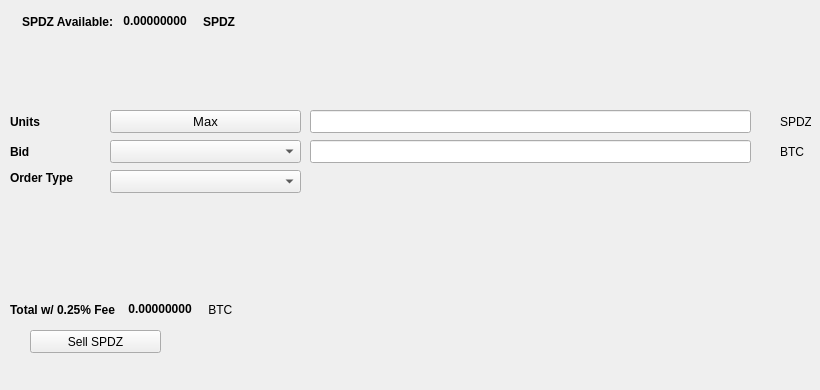
   <widget class="QWidget" name="SellTab">
    <attribute name="title">
     <string>Sell</string>
    </attribute>
    <widget class="QLabel" name="label_16">
     <property name="geometry">
      <rect>
       <x>780</x>
       <y>140</y>
       <width>31</width>
       <height>23</height>
      </rect>
     </property>
     <property name="text">
      <string>BTC</string>
     </property>
    </widget>
    <widget class="QComboBox" name="SellBidcomboBox">
     <property name="geometry">
      <rect>
       <x>110</x>
       <y>140</y>
       <width>191</width>
       <height>23</height>
      </rect>
     </property>
     <property name="font">
      <font>
       <pointsize>10</pointsize>
      </font>
     </property>
    </widget>
    <widget class="QLabel" name="label_18">
     <property name="geometry">
      <rect>
       <x>10</x>
       <y>110</y>
       <width>46</width>
       <height>23</height>
      </rect>
     </property>
     <property name="font">
      <font>
       <weight>75</weight>
       <bold>true</bold>
      </font>
     </property>
     <property name="text">
      <string>Units</string>
     </property>
    </widget>
    <widget class="QPushButton" name="Sell_Max_Amount">
     <property name="geometry">
      <rect>
       <x>110</x>
       <y>110</y>
       <width>191</width>
       <height>23</height>
      </rect>
     </property>
     <property name="font">
      <font>
       <pointsize>10</pointsize>
      </font>
     </property>
     <property name="text">
      <string>Max</string>
     </property>
    </widget>
    <widget class="QLabel" name="label_20">
     <property name="geometry">
      <rect>
       <x>10</x>
       <y>170</y>
       <width>91</width>
       <height>16</height>
      </rect>
     </property>
     <property name="font">
      <font>
       <weight>75</weight>
       <bold>true</bold>
      </font>
     </property>
     <property name="text">
      <string>Order Type</string>
     </property>
    </widget>
    <widget class="QComboBox" name="SellOrdertypeCombo">
     <property name="geometry">
      <rect>
       <x>110</x>
       <y>170</y>
       <width>191</width>
       <height>23</height>
      </rect>
     </property>
     <property name="font">
      <font>
       <pointsize>10</pointsize>
      </font>
     </property>
    </widget>
    <widget class="QLabel" name="label_21">
     <property name="geometry">
      <rect>
       <x>10</x>
       <y>140</y>
       <width>46</width>
       <height>23</height>
      </rect>
     </property>
     <property name="font">
      <font>
       <weight>75</weight>
       <bold>true</bold>
      </font>
     </property>
     <property name="text">
      <string>Bid</string>
     </property>
    </widget>
    <widget class="QLabel" name="label_22">
     <property name="geometry">
      <rect>
       <x>780</x>
       <y>110</y>
       <width>31</width>
       <height>23</height>
      </rect>
     </property>
     <property name="text">
      <string>SPDZ</string>
     </property>
    </widget>
    <widget class="QLineEdit" name="UnitsInputSPDZ">
     <property name="geometry">
      <rect>
       <x>310</x>
       <y>110</y>
       <width>441</width>
       <height>23</height>
      </rect>
     </property>
     <property name="font">
      <font>
       <pointsize>9</pointsize>
       <weight>75</weight>
       <bold>true</bold>
      </font>
     </property>
    </widget>
    <widget class="QLineEdit" name="SellBidPriceEdit">
     <property name="geometry">
      <rect>
       <x>310</x>
       <y>140</y>
       <width>441</width>
       <height>23</height>
      </rect>
     </property>
     <property name="font">
      <font>
       <pointsize>9</pointsize>
       <weight>75</weight>
       <bold>true</bold>
      </font>
     </property>
    </widget>
    <widget class="QPushButton" name="SellSPDZBTN">
     <property name="geometry">
      <rect>
       <x>30</x>
       <y>330</y>
       <width>131</width>
       <height>23</height>
      </rect>
     </property>
     <property name="text">
      <string>Sell SPDZ</string>
     </property>
     <property name="icon">
      <iconset resource="../SPDZ">
       <normaloff>:/icons/bitcoin</normaloff>:/icons/bitcoin</iconset>
     </property>
    </widget>
    <widget class="QWidget" name="layoutWidget3">
     <property name="geometry">
      <rect>
       <x>22</x>
       <y>12</y>
       <width>258</width>
       <height>19</height>
      </rect>
     </property>
     <layout class="QHBoxLayout" name="horizontalLayout">
      <item>
       <widget class="QLabel" name="label232_2">
        <property name="font">
         <font>
          <weight>75</weight>
          <bold>true</bold>
         </font>
        </property>
        <property name="text">
         <string>SPDZ Available:</string>
        </property>
       </widget>
      </item>
      <item>
       <widget class="QLabel" name="SPDZAvailableLabel">
        <property name="palette">
         <palette>
          <active>
           <colorrole role="WindowText">
            <brush brushstyle="SolidPattern">
             <color alpha="255">
              <red>0</red>
              <green>0</green>
              <blue>0</blue>
             </color>
            </brush>
           </colorrole>
           <colorrole role="Button">
            <brush brushstyle="SolidPattern">
             <color alpha="255">
              <red>0</red>
              <green>170</green>
              <blue>0</blue>
             </color>
            </brush>
           </colorrole>
           <colorrole role="Light">
            <brush brushstyle="SolidPattern">
             <color alpha="255">
              <red>0</red>
              <green>255</green>
              <blue>0</blue>
             </color>
            </brush>
           </colorrole>
           <colorrole role="Midlight">
            <brush brushstyle="SolidPattern">
             <color alpha="255">
              <red>0</red>
              <green>212</green>
              <blue>0</blue>
             </color>
            </brush>
           </colorrole>
           <colorrole role="Dark">
            <brush brushstyle="SolidPattern">
             <color alpha="255">
              <red>0</red>
              <green>85</green>
              <blue>0</blue>
             </color>
            </brush>
           </colorrole>
           <colorrole role="Mid">
            <brush brushstyle="SolidPattern">
             <color alpha="255">
              <red>0</red>
              <green>113</green>
              <blue>0</blue>
             </color>
            </brush>
           </colorrole>
           <colorrole role="Text">
            <brush brushstyle="SolidPattern">
             <color alpha="255">
              <red>0</red>
              <green>170</green>
              <blue>0</blue>
             </color>
            </brush>
           </colorrole>
           <colorrole role="BrightText">
            <brush brushstyle="SolidPattern">
             <color alpha="255">
              <red>255</red>
              <green>255</green>
              <blue>255</blue>
             </color>
            </brush>
           </colorrole>
           <colorrole role="ButtonText">
            <brush brushstyle="SolidPattern">
             <color alpha="255">
              <red>0</red>
              <green>0</green>
              <blue>0</blue>
             </color>
            </brush>
           </colorrole>
           <colorrole role="Base">
            <brush brushstyle="SolidPattern">
             <color alpha="255">
              <red>255</red>
              <green>255</green>
              <blue>255</blue>
             </color>
            </brush>
           </colorrole>
           <colorrole role="Window">
            <brush brushstyle="SolidPattern">
             <color alpha="255">
              <red>0</red>
              <green>170</green>
              <blue>0</blue>
             </color>
            </brush>
           </colorrole>
           <colorrole role="Shadow">
            <brush brushstyle="SolidPattern">
             <color alpha="255">
              <red>0</red>
              <green>0</green>
              <blue>0</blue>
             </color>
            </brush>
           </colorrole>
           <colorrole role="AlternateBase">
            <brush brushstyle="SolidPattern">
             <color alpha="255">
              <red>127</red>
              <green>212</green>
              <blue>127</blue>
             </color>
            </brush>
           </colorrole>
           <colorrole role="ToolTipBase">
            <brush brushstyle="SolidPattern">
             <color alpha="255">
              <red>255</red>
              <green>255</green>
              <blue>220</blue>
             </color>
            </brush>
           </colorrole>
           <colorrole role="ToolTipText">
            <brush brushstyle="SolidPattern">
             <color alpha="255">
              <red>0</red>
              <green>0</green>
              <blue>0</blue>
             </color>
            </brush>
           </colorrole>
          </active>
          <inactive>
           <colorrole role="WindowText">
            <brush brushstyle="SolidPattern">
             <color alpha="255">
              <red>0</red>
              <green>0</green>
              <blue>0</blue>
             </color>
            </brush>
           </colorrole>
           <colorrole role="Button">
            <brush brushstyle="SolidPattern">
             <color alpha="255">
              <red>0</red>
              <green>170</green>
              <blue>0</blue>
             </color>
            </brush>
           </colorrole>
           <colorrole role="Light">
            <brush brushstyle="SolidPattern">
             <color alpha="255">
              <red>0</red>
              <green>255</green>
              <blue>0</blue>
             </color>
            </brush>
           </colorrole>
           <colorrole role="Midlight">
            <brush brushstyle="SolidPattern">
             <color alpha="255">
              <red>0</red>
              <green>212</green>
              <blue>0</blue>
             </color>
            </brush>
           </colorrole>
           <colorrole role="Dark">
            <brush brushstyle="SolidPattern">
             <color alpha="255">
              <red>0</red>
              <green>85</green>
              <blue>0</blue>
             </color>
            </brush>
           </colorrole>
           <colorrole role="Mid">
            <brush brushstyle="SolidPattern">
             <color alpha="255">
              <red>0</red>
              <green>113</green>
              <blue>0</blue>
             </color>
            </brush>
           </colorrole>
           <colorrole role="Text">
            <brush brushstyle="SolidPattern">
             <color alpha="255">
              <red>0</red>
              <green>170</green>
              <blue>0</blue>
             </color>
            </brush>
           </colorrole>
           <colorrole role="BrightText">
            <brush brushstyle="SolidPattern">
             <color alpha="255">
              <red>255</red>
              <green>255</green>
              <blue>255</blue>
             </color>
            </brush>
           </colorrole>
           <colorrole role="ButtonText">
            <brush brushstyle="SolidPattern">
             <color alpha="255">
              <red>0</red>
              <green>0</green>
              <blue>0</blue>
             </color>
            </brush>
           </colorrole>
           <colorrole role="Base">
            <brush brushstyle="SolidPattern">
             <color alpha="255">
              <red>255</red>
              <green>255</green>
              <blue>255</blue>
             </color>
            </brush>
           </colorrole>
           <colorrole role="Window">
            <brush brushstyle="SolidPattern">
             <color alpha="255">
              <red>0</red>
              <green>170</green>
              <blue>0</blue>
             </color>
            </brush>
           </colorrole>
           <colorrole role="Shadow">
            <brush brushstyle="SolidPattern">
             <color alpha="255">
              <red>0</red>
              <green>0</green>
              <blue>0</blue>
             </color>
            </brush>
           </colorrole>
           <colorrole role="AlternateBase">
            <brush brushstyle="SolidPattern">
             <color alpha="255">
              <red>127</red>
              <green>212</green>
              <blue>127</blue>
             </color>
            </brush>
           </colorrole>
           <colorrole role="ToolTipBase">
            <brush brushstyle="SolidPattern">
             <color alpha="255">
              <red>255</red>
              <green>255</green>
              <blue>220</blue>
             </color>
            </brush>
           </colorrole>
           <colorrole role="ToolTipText">
            <brush brushstyle="SolidPattern">
             <color alpha="255">
              <red>0</red>
              <green>0</green>
              <blue>0</blue>
             </color>
            </brush>
           </colorrole>
          </inactive>
          <disabled>
           <colorrole role="WindowText">
            <brush brushstyle="SolidPattern">
             <color alpha="255">
              <red>0</red>
              <green>85</green>
              <blue>0</blue>
             </color>
            </brush>
           </colorrole>
           <colorrole role="Button">
            <brush brushstyle="SolidPattern">
             <color alpha="255">
              <red>0</red>
              <green>170</green>
              <blue>0</blue>
             </color>
            </brush>
           </colorrole>
           <colorrole role="Light">
            <brush brushstyle="SolidPattern">
             <color alpha="255">
              <red>0</red>
              <green>255</green>
              <blue>0</blue>
             </color>
            </brush>
           </colorrole>
           <colorrole role="Midlight">
            <brush brushstyle="SolidPattern">
             <color alpha="255">
              <red>0</red>
              <green>212</green>
              <blue>0</blue>
             </color>
            </brush>
           </colorrole>
           <colorrole role="Dark">
            <brush brushstyle="SolidPattern">
             <color alpha="255">
              <red>0</red>
              <green>85</green>
              <blue>0</blue>
             </color>
            </brush>
           </colorrole>
           <colorrole role="Mid">
            <brush brushstyle="SolidPattern">
             <color alpha="255">
              <red>0</red>
              <green>113</green>
              <blue>0</blue>
             </color>
            </brush>
           </colorrole>
           <colorrole role="Text">
            <brush brushstyle="SolidPattern">
             <color alpha="255">
              <red>0</red>
              <green>85</green>
              <blue>0</blue>
             </color>
            </brush>
           </colorrole>
           <colorrole role="BrightText">
            <brush brushstyle="SolidPattern">
             <color alpha="255">
              <red>255</red>
              <green>255</green>
              <blue>255</blue>
             </color>
            </brush>
           </colorrole>
           <colorrole role="ButtonText">
            <brush brushstyle="SolidPattern">
             <color alpha="255">
              <red>0</red>
              <green>85</green>
              <blue>0</blue>
             </color>
            </brush>
           </colorrole>
           <colorrole role="Base">
            <brush brushstyle="SolidPattern">
             <color alpha="255">
              <red>0</red>
              <green>170</green>
              <blue>0</blue>
             </color>
            </brush>
           </colorrole>
           <colorrole role="Window">
            <brush brushstyle="SolidPattern">
             <color alpha="255">
              <red>0</red>
              <green>170</green>
              <blue>0</blue>
             </color>
            </brush>
           </colorrole>
           <colorrole role="Shadow">
            <brush brushstyle="SolidPattern">
             <color alpha="255">
              <red>0</red>
              <green>0</green>
              <blue>0</blue>
             </color>
            </brush>
           </colorrole>
           <colorrole role="AlternateBase">
            <brush brushstyle="SolidPattern">
             <color alpha="255">
              <red>0</red>
              <green>170</green>
              <blue>0</blue>
             </color>
            </brush>
           </colorrole>
           <colorrole role="ToolTipBase">
            <brush brushstyle="SolidPattern">
             <color alpha="255">
              <red>255</red>
              <green>255</green>
              <blue>220</blue>
             </color>
            </brush>
           </colorrole>
           <colorrole role="ToolTipText">
            <brush brushstyle="SolidPattern">
             <color alpha="255">
              <red>0</red>
              <green>0</green>
              <blue>0</blue>
             </color>
            </brush>
           </colorrole>
          </disabled>
         </palette>
        </property>
        <property name="font">
         <font>
          <weight>75</weight>
          <bold>true</bold>
         </font>
        </property>
        <property name="text">
         <string> 0.00000000 </string>
        </property>
        <property name="textInteractionFlags">
         <set>Qt::LinksAccessibleByMouse|Qt::TextSelectableByKeyboard|Qt::TextSelectableByMouse</set>
        </property>
       </widget>
      </item>
      <item>
       <widget class="QLabel" name="labelSPDZ">
        <property name="font">
         <font>
          <weight>75</weight>
          <bold>true</bold>
         </font>
        </property>
        <property name="text">
         <string>SPDZ</string>
        </property>
       </widget>
      </item>
     </layout>
    </widget>
    <widget class="QWidget" name="layoutWidget">
     <property name="geometry">
      <rect>
       <x>10</x>
       <y>300</y>
       <width>268</width>
       <height>19</height>
      </rect>
     </property>
     <layout class="QHBoxLayout" name="horizontalLayout_2">
      <item>
       <widget class="QLabel" name="label_19">
        <property name="font">
         <font>
          <weight>75</weight>
          <bold>true</bold>
         </font>
        </property>
        <property name="text">
         <string>Total w/ 0.25% Fee </string>
        </property>
       </widget>
      </item>
      <item>
       <widget class="QLabel" name="SellCostLabel">
        <property name="palette">
         <palette>
          <active>
           <colorrole role="WindowText">
            <brush brushstyle="SolidPattern">
             <color alpha="255">
              <red>0</red>
              <green>0</green>
              <blue>0</blue>
             </color>
            </brush>
           </colorrole>
           <colorrole role="Button">
            <brush brushstyle="SolidPattern">
             <color alpha="255">
              <red>0</red>
              <green>170</green>
              <blue>0</blue>
             </color>
            </brush>
           </colorrole>
           <colorrole role="Light">
            <brush brushstyle="SolidPattern">
             <color alpha="255">
              <red>0</red>
              <green>255</green>
              <blue>0</blue>
             </color>
            </brush>
           </colorrole>
           <colorrole role="Midlight">
            <brush brushstyle="SolidPattern">
             <color alpha="255">
              <red>0</red>
              <green>212</green>
              <blue>0</blue>
             </color>
            </brush>
           </colorrole>
           <colorrole role="Dark">
            <brush brushstyle="SolidPattern">
             <color alpha="255">
              <red>0</red>
              <green>85</green>
              <blue>0</blue>
             </color>
            </brush>
           </colorrole>
           <colorrole role="Mid">
            <brush brushstyle="SolidPattern">
             <color alpha="255">
              <red>0</red>
              <green>113</green>
              <blue>0</blue>
             </color>
            </brush>
           </colorrole>
           <colorrole role="Text">
            <brush brushstyle="SolidPattern">
             <color alpha="255">
              <red>0</red>
              <green>170</green>
              <blue>0</blue>
             </color>
            </brush>
           </colorrole>
           <colorrole role="BrightText">
            <brush brushstyle="SolidPattern">
             <color alpha="255">
              <red>255</red>
              <green>255</green>
              <blue>255</blue>
             </color>
            </brush>
           </colorrole>
           <colorrole role="ButtonText">
            <brush brushstyle="SolidPattern">
             <color alpha="255">
              <red>0</red>
              <green>0</green>
              <blue>0</blue>
             </color>
            </brush>
           </colorrole>
           <colorrole role="Base">
            <brush brushstyle="SolidPattern">
             <color alpha="255">
              <red>255</red>
              <green>255</green>
              <blue>255</blue>
             </color>
            </brush>
           </colorrole>
           <colorrole role="Window">
            <brush brushstyle="SolidPattern">
             <color alpha="255">
              <red>0</red>
              <green>170</green>
              <blue>0</blue>
             </color>
            </brush>
           </colorrole>
           <colorrole role="Shadow">
            <brush brushstyle="SolidPattern">
             <color alpha="255">
              <red>0</red>
              <green>0</green>
              <blue>0</blue>
             </color>
            </brush>
           </colorrole>
           <colorrole role="AlternateBase">
            <brush brushstyle="SolidPattern">
             <color alpha="255">
              <red>127</red>
              <green>212</green>
              <blue>127</blue>
             </color>
            </brush>
           </colorrole>
           <colorrole role="ToolTipBase">
            <brush brushstyle="SolidPattern">
             <color alpha="255">
              <red>255</red>
              <green>255</green>
              <blue>220</blue>
             </color>
            </brush>
           </colorrole>
           <colorrole role="ToolTipText">
            <brush brushstyle="SolidPattern">
             <color alpha="255">
              <red>0</red>
              <green>0</green>
              <blue>0</blue>
             </color>
            </brush>
           </colorrole>
          </active>
          <inactive>
           <colorrole role="WindowText">
            <brush brushstyle="SolidPattern">
             <color alpha="255">
              <red>0</red>
              <green>0</green>
              <blue>0</blue>
             </color>
            </brush>
           </colorrole>
           <colorrole role="Button">
            <brush brushstyle="SolidPattern">
             <color alpha="255">
              <red>0</red>
              <green>170</green>
              <blue>0</blue>
             </color>
            </brush>
           </colorrole>
           <colorrole role="Light">
            <brush brushstyle="SolidPattern">
             <color alpha="255">
              <red>0</red>
              <green>255</green>
              <blue>0</blue>
             </color>
            </brush>
           </colorrole>
           <colorrole role="Midlight">
            <brush brushstyle="SolidPattern">
             <color alpha="255">
              <red>0</red>
              <green>212</green>
              <blue>0</blue>
             </color>
            </brush>
           </colorrole>
           <colorrole role="Dark">
            <brush brushstyle="SolidPattern">
             <color alpha="255">
              <red>0</red>
              <green>85</green>
              <blue>0</blue>
             </color>
            </brush>
           </colorrole>
           <colorrole role="Mid">
            <brush brushstyle="SolidPattern">
             <color alpha="255">
              <red>0</red>
              <green>113</green>
              <blue>0</blue>
             </color>
            </brush>
           </colorrole>
           <colorrole role="Text">
            <brush brushstyle="SolidPattern">
             <color alpha="255">
              <red>0</red>
              <green>170</green>
              <blue>0</blue>
             </color>
            </brush>
           </colorrole>
           <colorrole role="BrightText">
            <brush brushstyle="SolidPattern">
             <color alpha="255">
              <red>255</red>
              <green>255</green>
              <blue>255</blue>
             </color>
            </brush>
           </colorrole>
           <colorrole role="ButtonText">
            <brush brushstyle="SolidPattern">
             <color alpha="255">
              <red>0</red>
              <green>0</green>
              <blue>0</blue>
             </color>
            </brush>
           </colorrole>
           <colorrole role="Base">
            <brush brushstyle="SolidPattern">
             <color alpha="255">
              <red>255</red>
              <green>255</green>
              <blue>255</blue>
             </color>
            </brush>
           </colorrole>
           <colorrole role="Window">
            <brush brushstyle="SolidPattern">
             <color alpha="255">
              <red>0</red>
              <green>170</green>
              <blue>0</blue>
             </color>
            </brush>
           </colorrole>
           <colorrole role="Shadow">
            <brush brushstyle="SolidPattern">
             <color alpha="255">
              <red>0</red>
              <green>0</green>
              <blue>0</blue>
             </color>
            </brush>
           </colorrole>
           <colorrole role="AlternateBase">
            <brush brushstyle="SolidPattern">
             <color alpha="255">
              <red>127</red>
              <green>212</green>
              <blue>127</blue>
             </color>
            </brush>
           </colorrole>
           <colorrole role="ToolTipBase">
            <brush brushstyle="SolidPattern">
             <color alpha="255">
              <red>255</red>
              <green>255</green>
              <blue>220</blue>
             </color>
            </brush>
           </colorrole>
           <colorrole role="ToolTipText">
            <brush brushstyle="SolidPattern">
             <color alpha="255">
              <red>0</red>
              <green>0</green>
              <blue>0</blue>
             </color>
            </brush>
           </colorrole>
          </inactive>
          <disabled>
           <colorrole role="WindowText">
            <brush brushstyle="SolidPattern">
             <color alpha="255">
              <red>0</red>
              <green>85</green>
              <blue>0</blue>
             </color>
            </brush>
           </colorrole>
           <colorrole role="Button">
            <brush brushstyle="SolidPattern">
             <color alpha="255">
              <red>0</red>
              <green>170</green>
              <blue>0</blue>
             </color>
            </brush>
           </colorrole>
           <colorrole role="Light">
            <brush brushstyle="SolidPattern">
             <color alpha="255">
              <red>0</red>
              <green>255</green>
              <blue>0</blue>
             </color>
            </brush>
           </colorrole>
           <colorrole role="Midlight">
            <brush brushstyle="SolidPattern">
             <color alpha="255">
              <red>0</red>
              <green>212</green>
              <blue>0</blue>
             </color>
            </brush>
           </colorrole>
           <colorrole role="Dark">
            <brush brushstyle="SolidPattern">
             <color alpha="255">
              <red>0</red>
              <green>85</green>
              <blue>0</blue>
             </color>
            </brush>
           </colorrole>
           <colorrole role="Mid">
            <brush brushstyle="SolidPattern">
             <color alpha="255">
              <red>0</red>
              <green>113</green>
              <blue>0</blue>
             </color>
            </brush>
           </colorrole>
           <colorrole role="Text">
            <brush brushstyle="SolidPattern">
             <color alpha="255">
              <red>0</red>
              <green>85</green>
              <blue>0</blue>
             </color>
            </brush>
           </colorrole>
           <colorrole role="BrightText">
            <brush brushstyle="SolidPattern">
             <color alpha="255">
              <red>255</red>
              <green>255</green>
              <blue>255</blue>
             </color>
            </brush>
           </colorrole>
           <colorrole role="ButtonText">
            <brush brushstyle="SolidPattern">
             <color alpha="255">
              <red>0</red>
              <green>85</green>
              <blue>0</blue>
             </color>
            </brush>
           </colorrole>
           <colorrole role="Base">
            <brush brushstyle="SolidPattern">
             <color alpha="255">
              <red>0</red>
              <green>170</green>
              <blue>0</blue>
             </color>
            </brush>
           </colorrole>
           <colorrole role="Window">
            <brush brushstyle="SolidPattern">
             <color alpha="255">
              <red>0</red>
              <green>170</green>
              <blue>0</blue>
             </color>
            </brush>
           </colorrole>
           <colorrole role="Shadow">
            <brush brushstyle="SolidPattern">
             <color alpha="255">
              <red>0</red>
              <green>0</green>
              <blue>0</blue>
             </color>
            </brush>
           </colorrole>
           <colorrole role="AlternateBase">
            <brush brushstyle="SolidPattern">
             <color alpha="255">
              <red>0</red>
              <green>170</green>
              <blue>0</blue>
             </color>
            </brush>
           </colorrole>
           <colorrole role="ToolTipBase">
            <brush brushstyle="SolidPattern">
             <color alpha="255">
              <red>255</red>
              <green>255</green>
              <blue>220</blue>
             </color>
            </brush>
           </colorrole>
           <colorrole role="ToolTipText">
            <brush brushstyle="SolidPattern">
             <color alpha="255">
              <red>0</red>
              <green>0</green>
              <blue>0</blue>
             </color>
            </brush>
           </colorrole>
          </disabled>
         </palette>
        </property>
        <property name="font">
         <font>
          <weight>75</weight>
          <bold>true</bold>
         </font>
        </property>
        <property name="autoFillBackground">
         <bool>false</bool>
        </property>
        <property name="text">
         <string> 0.00000000</string>
        </property>
        <property name="textInteractionFlags">
         <set>Qt::LinksAccessibleByMouse|Qt::TextSelectableByMouse</set>
        </property>
       </widget>
      </item>
      <item>
       <widget class="QLabel" name="label_17">
        <property name="font">
         <font>
          <weight>50</weight>
          <bold>false</bold>
         </font>
        </property>
        <property name="text">
         <string> BTC</string>
        </property>
       </widget>
      </item>
     </layout>
    </widget>
    <widget class="QLabel" name="label_23">
     <property name="geometry">
      <rect>
       <x>460</x>
       <y>300</y>
       <width>281</width>
       <height>81</height>
      </rect>
     </property>
     <property name="text">
      <string/>
     </property>
     <property name="pixmap">
      <pixmap>:/images/bittrex</pixmap>
     </property>
    </widget>
   </widget>
